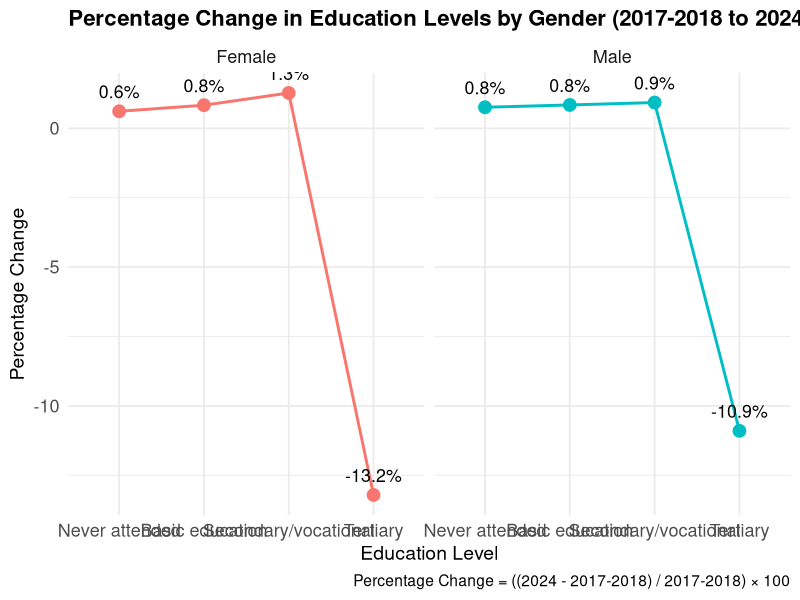

The R source for this figure: (Note: this script raises an error after producing the figure.)
# Load necessary libraries
library(readxl)
library(dplyr)
library(ggplot2)
library(tidyr)
library(scales)
library(forcats)

# Read data
data_1718 <- read_excel("2017-2018 data set.xlsx", sheet = "17-18")
data_2024 <- read_excel("2017-2018 data set.xlsx", sheet = "2024")

# Add Year column
data_1718 <- data_1718 %>% mutate(Year = "2017-2018")
data_2024 <- data_2024 %>% mutate(Year = "2024")

# Combine datasets
combined_data <- bind_rows(data_1718, data_2024)

# Convert to numeric
combined_data <- combined_data %>%
  mutate(
    Female = as.numeric(Female),
    Male = as.numeric(Male)
  )

# Standard education level order
edu_levels <- c("Never attended", "Basic education", "Secondary/vocational", "Tertiary")



# A. Education by Sex
sex_edu <- combined_data %>%
  filter(!is.na(`Education Level`), `Education Level` != "Total", !is.na(Female), !is.na(Male)) %>%
  group_by(Year, `Education Level`) %>%
  summarise(Female = sum(Female, na.rm = TRUE), Male = sum(Male, na.rm = TRUE), .groups = "drop") %>%
  pivot_longer(cols = c("Male", "Female"), names_to = "Sex", values_to = "Value") %>%
  mutate(`Education Level` = factor(`Education Level`, levels = edu_levels))

sex_edu_change <- sex_edu %>%
  pivot_wider(names_from = Year, values_from = Value) %>%
  filter(!is.na(`2024`) & !is.na(`2017-2018`)) %>%
  mutate(PercentChange = (`2024` - `2017-2018`) / `2017-2018` * 100)




# Dot chart with connecting lines for percentage change by Sex
ggplot(sex_edu_change, aes(x = `Education Level`, y = PercentChange, group = Sex, color = Sex)) +
  geom_line(linewidth = 1) +
  geom_point(size = 4) +
  geom_text(aes(label = paste0(formatC(PercentChange, format = "f", digits = 1), "%")),
            vjust = -1, size = 4.5, color = "black") +
  facet_wrap(~ Sex) +
  labs(
    title = "Percentage Change in Education Levels by Gender (2017-2018 to 2024)",
    x = "Education Level",
    y = "Percentage Change",
    caption = "Percentage Change = ((2024 - 2017-2018) / 2017-2018) × 100"
  ) +
  theme_minimal(base_size = 14) +
  theme(
    plot.title = element_text(size = 16, face = "bold"),
    axis.text = element_text(size = 13),
    axis.title = element_text(size = 14),
    strip.text = element_text(size = 13),
    legend.position = "none"
  )






# Dot chart with connecting lines for percentage change by Locality
ggplot(locality_edu_change, aes(x = `Education Level`, y = PercentChange, group = Locality, color = Locality)) +
  geom_line(linewidth = 1) +
  geom_point(size = 4) +
  geom_text(aes(label = paste0(formatC(PercentChange, format = "f", digits = 1), "%")),
            vjust = -0.8, size = 4.5, color = "black") +
  facet_wrap(~ Locality) +
  labs(
    title = "Percentage Change in Education Levels by Locality (2017-2018 to 2024)",
    x = "Education Level",
    y = "Percentage Change",
    caption = "Percentage Change = ((2024 - 2017-2018) / 2017-2018) × 100"
  ) +
  theme_minimal(base_size = 14) +
  theme(
    plot.title = element_text(size = 16, face = "bold"),
    axis.text = element_text(size = 13),
    axis.title = element_text(size = 14),
    strip.text = element_text(size = 13),
    legend.position = "none"
  )






gender_gap <- combined_data %>%
  filter(!is.na(`Education Level`), `Education Level` != "Total") %>%
  mutate(`Education Level` = factor(`Education Level`,
                                    levels = c("Never attended", "Basic education", 
                                               "Secondary/vocational", "Tertiary"))) %>%
  group_by(Year, `Education Level`) %>%
  summarise(Male = sum(Male, na.rm = TRUE),
            Female = sum(Female, na.rm = TRUE),
            Gap = Male - Female,
            .groups = "drop") %>%
  mutate(GapLabel = ifelse(Gap > 0, paste0("+", round(Gap, 1)), round(Gap, 1)))
ggplot(gender_gap, aes(x = `Education Level`, y = Gap, fill = Year)) +
  geom_col(position = "dodge", width = 0.6) +
  geom_text(aes(label = GapLabel), 
            position = position_dodge(width = 0.6), 
            vjust = ifelse(gender_gap$Gap >= 0, -0.5, 1.3), 
            size = 4.5, color = "black") +
  facet_wrap(~Year) +
  labs(title = "Gender Gap in Education Levels: Male - Female",
       subtitle = "Positive = more males; Negative = more females",
       y = "Gap (Male - Female)", x = "Education Level",
       caption = "Gender Gap = Total Male - Total Female") +
  theme_minimal(base_size = 14) +
  theme(plot.title = element_text(size = 16, face = "bold"),
        axis.text = element_text(size = 13),
        axis.title = element_text(size = 14),
        legend.position = "none",
        strip.text = element_text(size = 13))







gap_change <- gender_gap %>%
  select(Year, `Education Level`, Gap) %>%
  pivot_wider(names_from = Year, values_from = Gap) %>%
  mutate(Change =`2017-2018` - `2024` ,
         ChangeLabel = round(Change, 1))
# Order education levels if not already
gap_change$`Education Level` <- factor(gap_change$`Education Level`,
                                       levels = c("Never attended", "Basic education", "Secondary/vocational", "Tertiary"))

# Line chart of gender gap change
ggplot(gap_change, aes(x = `Education Level`, y = Change, group = 1)) +
  geom_line(color = "steelblue", linewidth = 1.5) +
  geom_point(aes(color = Change > 0), size = 4) +
  geom_text(aes(label = sprintf("%.1f", Change)), vjust = -1, size = 5) +
  geom_hline(yintercept = 0, linetype = "dashed", color = "grey40") +
  scale_color_manual(values = c("red", "blue"), labels = c("Decrease", "Increase")) +
  scale_y_continuous(expand = expansion(mult = c(0.05, 0.2))) +  # Add space above the highest point
  labs(
    title = "Change in Gender Gap by Education Level (2024 - 2017-2018)",
    subtitle = "Positive = Shift toward females; Negative = Widened gap toward males",
    x = "Education Level", y = "Change in Gender Gap",
    color = "Direction of Change"
  ) +
  theme_minimal(base_size = 14) +
  theme(
    plot.title = element_text(size = 16, face = "bold"),
    axis.text = element_text(size = 12),
    axis.title = element_text(size = 13),
    legend.position = "top"
  )


print(sex_edu_change)
print(locality_edu_change)
print(gender_gap)
print(gap_change)
